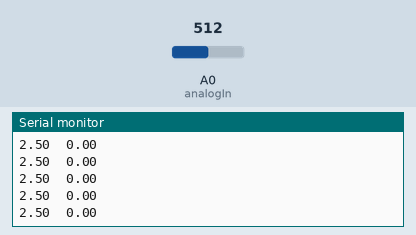
Simulated run of this sketch. Board: Arduino Uno, built with avr-gcc and run on an emulated ATmega328P. Parts: the last lines printed to the serial monitor. Inputs (shaded band) come from the test bench; at power-on: A0 (analogIn) = 512.

Above: at 1.2 s.
1.3 s: A0 (analogIn) set to 716
At 1.32 s:
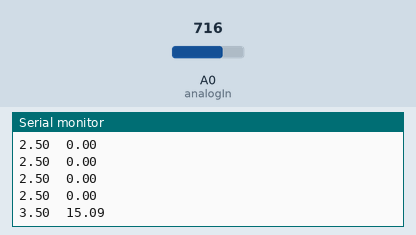
2.8 s: A0 (analogIn) set to 900
At 2.83 s:
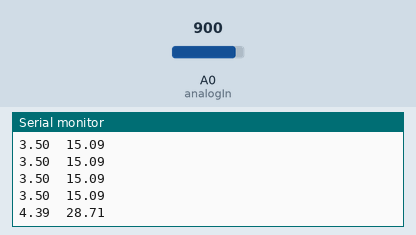
Timing chart, 0 to 5.8 s (numbered marks = the images above; inputs shaded):
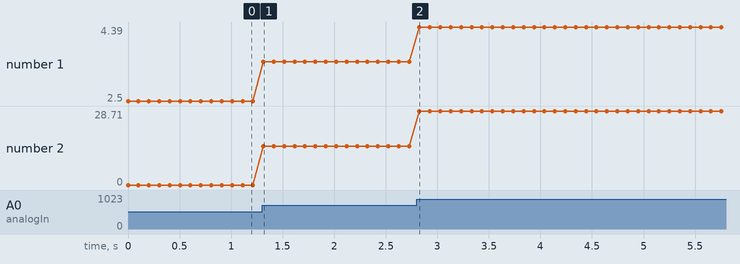

Measured:
- after the input at 1.3 s, the serial monitor: prints a new line at once (image 1)
- after the input at 2.8 s, the serial monitor: prints a new line at once (image 2)
- plotted number 1: 2.5 → 3.5 after the input at 1.3 s, 3.5 → 4.39 after the input at 2.8 s
- plotted number 2: 0 → 15.09 after the input at 1.3 s, 15.09 → 28.71 after the input at 2.8 s

The sketch:

current.ino
```cpp
const int analogIn = A0; //아날로그 입력 PIN
int mVperAmp = 66; // 아날로그 입력 mV당 전류 값
                   // 5A 짜리는 185
                   // 20A 짜리는 100
                   // 30A 짜리는 66
int RawValue= 0;   // 아날로그 값 저장 변수
int ACSoffset = 2500; // 기준 값 0A일때 아날로그 값은 2500mV 이다.
double Voltage = 0;   // 계산된 아날로그 값
double Amps = 0;      // 실제 측정된 전류 값

void setup(){
 Serial.begin(9600);
}

void loop(){

 RawValue = analogRead(analogIn);
 Voltage = (RawValue / 1024.0) * 5000;
 Amps = ((Voltage - ACSoffset) / mVperAmp);

 Serial.print(Voltage/1000);
 Serial.print("\t");
 Serial.println(Amps);
 delay(100);
 }
```
